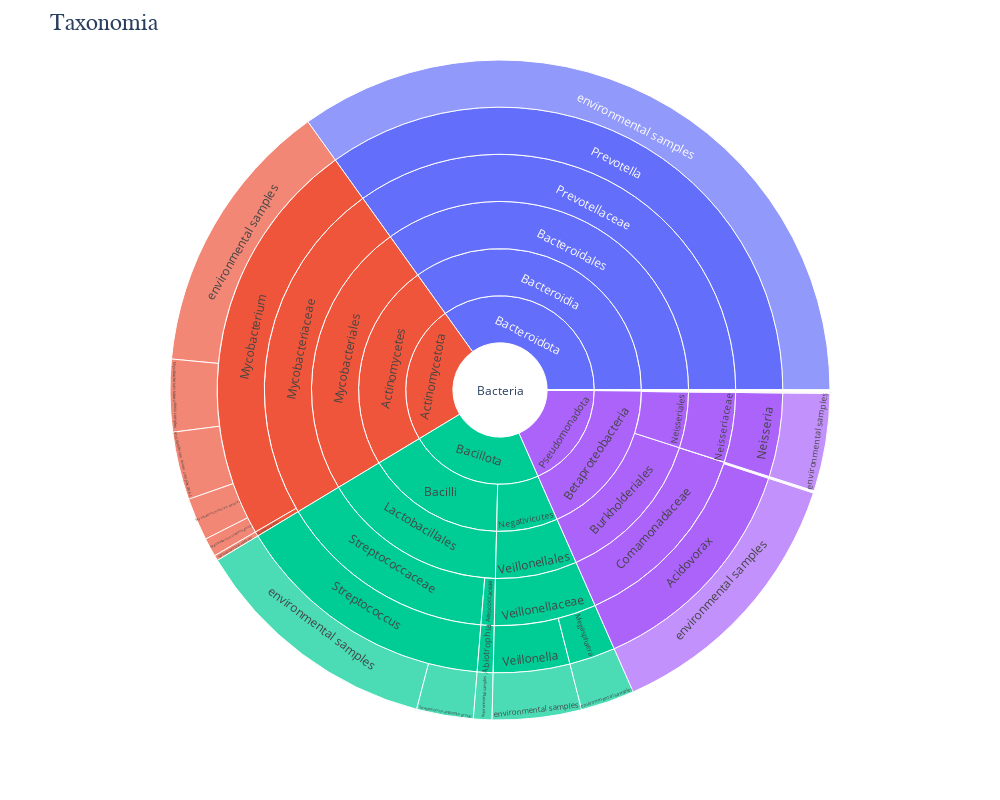

Source (notebook cell):
### Code cell
df_cleaned = df.dropna(subset=['Taxonomy:superkingdom', 'Taxonomy:phylum', 'Taxonomy:class',
                                'Taxonomy:order', 'Taxonomy:family', 'Taxonomy:genus', 'Taxonomy:species'])

fig = px.sunburst(df_cleaned,
                  path=['Taxonomy:superkingdom', 'Taxonomy:phylum', 'Taxonomy:class',
                        'Taxonomy:order', 'Taxonomy:family', 'Taxonomy:genus', 'Taxonomy:species'])

fig.update_layout(title_text="Taxonomia", 
                  titlefont={'size': 24, 'family':'Serif'},
                  width=1000, 
                  height=800,
                 )
fig.show()

### Figure 1 — Plotly figure (JSON) as saved in the notebook; plotly's stock layout.template omitted (floating-point values rounded to 4 significant figures)
{"data": [{"branchvalues": "total", "domain": {"x": [0, 1], "y": [0, 1]}, "hovertemplate": "labels=%{label}<br>count=%{value}<br>parent=%{parent}<br>id=%{id}<extra></extra>", "ids": ["Bacteria/Cyanobacteriota/Cyanophyceae/Coleofasciculales/Coleofasciculaceae/Edaphophycus/Edaphophycus epilithus", "Bacteria/Actinomycetota/Actinomycetes/Mycobacteriales/Mycobacteriaceae/Mycobacterium/Mycobacterium avium complex (MAC)", "Bacteria/Actinomycetota/Actinomycetes/Mycobacteriales/Mycobacteriaceae/Mycobacterium/Mycobacterium simiae complex", "Bacteria/Actinomycetota/Actinomycetes/Mycobacteriales/Mycobacteriaceae/Mycobacterium/Mycobacterium tuberculosis complex", "Bacteria/Actinomycetota/Actinomycetes/Mycobacteriales/Mycobacteriaceae/Mycobacterium/Mycobacterium ulcerans group", "Bacteria/Actinomycetota/Actinomycetes/Mycobacteriales/Mycobacteriaceae/Mycobacteroides/Mycobacteroides abscessus", "Bacteria/Bacillota/Bacilli/Lactobacillales/Streptococcaceae/Streptococcus/Streptococcus anginosus group", "Bacteria/Bacillota/Bacilli/Lactobacillales/Aerococcaceae/Abiotrophia/environmental samples", "Bacteria/Pseudomonadota/Betaproteobacteria/Burkholderiales/Comamonadaceae/Acidovorax/environmental samples", "Bacteria/Pseudomonadota/Betaproteobacteria/Rhodocyclales/Rhodocyclaceae/Azospira/environmental samples", "Bacteria/Pseudomonadota/Betaproteobacteria/Burkholderiales/Comamonadaceae/Brachymonas/environmental samples", "Bacteria/Pseudomonadota/Betaproteobacteria/Burkholderiales/Alcaligenaceae/Castellaniella/environmental samples", "Bacteria/Pseudomonadota/Betaproteobacteria/Burkholderiales/Comamonadaceae/Comamonas/environmental samples", "Bacteria/Pseudomonadota/Betaproteobacteria/Burkholderiales/Alcaligenaceae/Derxia/environmental samples", "Bacteria/Pseudomonadota/Betaproteobacteria/Burkholderiales/Comamonadaceae/Hydrogenophaga/environmental samples", "Bacteria/Bacillota/Negativicutes/Veillonellales/Veillonellaceae/Megasphaera/environmental samples", "Bacteria/Firmicutes/Negativicutes/Veillonellales/Veillonellaceae/Megasphaera/environmental samples", "Bacteria/Actinomycetota/Actinomycetes/Mycobacteriales/Mycobacteriaceae/Mycobacterium/environmental samples", "Bacteria/Proteobacteria/Betaproteobacteria/Neisseriales/Neisseriaceae/Neisseria/environmental samples", "Bacteria/Pseudomonadota/Betaproteobacteria/Neisseriales/Neisseriaceae/Neisseria/environmental samples", "Bacteria/Pseudomonadota/Betaproteobacteria/Burkholderiales/Comamonadaceae/Polaromonas/environmental samples", "Bacteria/Bacteroidota/Bacteroidia/Bacteroidales/Prevotellaceae/Prevotella/environmental samples", "Bacteria/Pseudomonadota/Gammaproteobacteria/Pseudomonadales/Pseudomonadaceae/Pseudomonas/environmental samples", "Bacteria/Pseudomonadota/Betaproteobacteria/Burkholderiales/Comamonadaceae/Rhodoferax/environmental samples", "Bacteria/Thermodesulfobacteriota/Syntrophia/Syntrophales/Smithellaceae/Smithella/environmental samples", "Bacteria/Bacillota/Bacilli/Lactobacillales/Streptococcaceae/Streptococcus/environmental samples", "Bacteria/Pseudomonadota/Betaproteobacteria/Nitrosomonadales/Thiobacillaceae/Thiobacillus/environmental samples", "Bacteria/Pseudomonadota/Gammaproteobacteria/Thiotrichales/Thiotrichaceae/Thiothrix/environmental samples", "Bacteria/Pseudomonadota/Betaproteobacteria/Burkholderiales/Comamonadaceae/Variovorax/environmental samples", "Bacteria/Bacillota/Negativicutes/Veillonellales/Veillonellaceae/Veillonella/environmental samples", "Bacteria/Firmicutes/Negativicutes/Veillonellales/Veillonellaceae/Veillonella/environmental samples", "Bacteria/Pseudomonadota/Betaproteobacteria/Rhodocyclales/Zoogloeaceae/Zoogloea/environmental samples", "Bacteria/Bacillota/Bacilli/Lactobacillales/Aerococcaceae/Abiotrophia", "Bacteria/Pseudomonadota/Betaproteobacteria/Burkholderiales/Comamonadaceae/Acidovorax", "Bacteria/Pseudomonadota/Betaproteobacteria/Rhodocyclales/Rhodocyclaceae/Azospira", "Bacteria/Pseudomonadota/Betaproteobacteria/Burkholderiales/Comamonadaceae/Brachymonas", "Bacteria/Pseudomonadota/Betaproteobacteria/Burkholderiales/Alcaligenaceae/Castellaniella", "Bacteria/Pseudomonadota/Betaproteobacteria/Burkholderiales/Comamonadaceae/Comamonas", "Bacteria/Pseudomonadota/Betaproteobacteria/Burkholderiales/Alcaligenaceae/Derxia", "Bacteria/Cyanobacteriota/Cyanophyceae/Coleofasciculales/Coleofasciculaceae/Edaphophycus", "Bacteria/Pseudomonadota/Betaproteobacteria/Burkholderiales/Comamonadaceae/Hydrogenophaga", "Bacteria/Bacillota/Negativicutes/Veillonellales/Veillonellaceae/Megasphaera", "Bacteria/Firmicutes/Negativicutes/Veillonellales/Veillonellaceae/Megasphaera", "Bacteria/Actinomycetota/Actinomycetes/Mycobacteriales/Mycobacteriaceae/Mycobacterium", "Bacteria/Actinomycetota/Actinomycetes/Mycobacteriales/Mycobacteriaceae/Mycobacteroides", "Bacteria/Proteobacteria/Betaproteobacteria/Neisseriales/Neisseriaceae/Neisseria", "Bacteria/Pseudomonadota/Betaproteobacteria/Neisseriales/Neisseriaceae/Neisseria", "Bacteria/Pseudomonadota/Betaproteobacteria/Burkholderiales/Comamonadaceae/Polaromonas", "Bacteria/Bacteroidota/Bacteroidia/Bacteroidales/Prevotellaceae/Prevotella", "Bacteria/Pseudomonadota/Gammaproteobacteria/Pseudomonadales/Pseudomonadaceae/Pseudomonas", "Bacteria/Pseudomonadota/Betaproteobacteria/Burkholderiales/Comamonadaceae/Rhodoferax", "Bacteria/Thermodesulfobacteriota/Syntrophia/Syntrophales/Smithellaceae/Smithella", "Bacteria/Bacillota/Bacilli/Lactobacillales/Streptococcaceae/Streptococcus", "Bacteria/Pseudomonadota/Betaproteobacteria/Nitrosomonadales/Thiobacillaceae/Thiobacillus", "Bacteria/Pseudomonadota/Gammaproteobacteria/Thiotrichales/Thiotrichaceae/Thiothrix", "Bacteria/Pseudomonadota/Betaproteobacteria/Burkholderiales/Comamonadaceae/Variovorax", "Bacteria/Bacillota/Negativicutes/Veillonellales/Veillonellaceae/Veillonella", "Bacteria/Firmicutes/Negativicutes/Veillonellales/Veillonellaceae/Veillonella", "Bacteria/Pseudomonadota/Betaproteobacteria/Rhodocyclales/Zoogloeaceae/Zoogloea", "Bacteria/Bacillota/Bacilli/Lactobacillales/Aerococcaceae", "Bacteria/Pseudomonadota/Betaproteobacteria/Burkholderiales/Alcaligenaceae", "Bacteria/Cyanobacteriota/Cyanophyceae/Coleofasciculales/Coleofasciculaceae", "Bacteria/Pseudomonadota/Betaproteobacteria/Burkholderiales/Comamonadaceae", "Bacteria/Actinomycetota/Actinomycetes/Mycobacteriales/Mycobacteriaceae", "Bacteria/Proteobacteria/Betaproteobacteria/Neisseriales/Neisseriaceae", "Bacteria/Pseudomonadota/Betaproteobacteria/Neisseriales/Neisseriaceae", "Bacteria/Bacteroidota/Bacteroidia/Bacteroidales/Prevotellaceae", "Bacteria/Pseudomonadota/Gammaproteobacteria/Pseudomonadales/Pseudomonadaceae", "Bacteria/Pseudomonadota/Betaproteobacteria/Rhodocyclales/Rhodocyclaceae", "Bacteria/Thermodesulfobacteriota/Syntrophia/Syntrophales/Smithellaceae", "Bacteria/Bacillota/Bacilli/Lactobacillales/Streptococcaceae", "Bacteria/Pseudomonadota/Betaproteobacteria/Nitrosomonadales/Thiobacillaceae", "Bacteria/Pseudomonadota/Gammaproteobacteria/Thiotrichales/Thiotrichaceae", "Bacteria/Bacillota/Negativicutes/Veillonellales/Veillonellaceae", "Bacteria/Firmicutes/Negativicutes/Veillonellales/Veillonellaceae", "Bacteria/Pseudomonadota/Betaproteobacteria/Rhodocyclales/Zoogloeaceae", "Bacteria/Bacteroidota/Bacteroidia/Bacteroidales", "Bacteria/Pseudomonadota/Betaproteobacteria/Burkholderiales", "Bacteria/Cyanobacteriota/Cyanophyceae/Coleofasciculales", "Bacteria/Bacillota/Bacilli/Lactobacillales", "Bacteria/Actinomycetota/Actinomycetes/Mycobacteriales", "Bacteria/Proteobacteria/Betaproteobacteria/Neisseriales", "Bacteria/Pseudomonadota/Betaproteobacteria/Neisseriales", "Bacteria/Pseudomonadota/Betaproteobacteria/Nitrosomonadales", "Bacteria/Pseudomonadota/Gammaproteobacteria/Pseudomonadales", "Bacteria/Pseudomonadota/Betaproteobacteria/Rhodocyclales", "Bacteria/Thermodesulfobacteriota/Syntrophia/Syntrophales", "Bacteria/Pseudomonadota/Gammaproteobacteria/Thiotrichales", "Bacteria/Bacillota/Negativicutes/Veillonellales", "Bacteria/Firmicutes/Negativicutes/Veillonellales", "Bacteria/Actinomycetota/Actinomycetes", "Bacteria/Bacillota/Bacilli", "Bacteria/Bacteroidota/Bacteroidia", "Bacteria/Proteobacteria/Betaproteobacteria", "Bacteria/Pseudomonadota/Betaproteobacteria", "Bacteria/Cyanobacteriota/Cyanophyceae", "Bacteria/Pseudomonadota/Gammaproteobacteria", "Bacteria/Bacillota/Negativicutes", "Bacteria/Firmicutes/Negativicutes", "Bacteria/Thermodesulfobacteriota/Syntrophia", "Bacteria/Actinomycetota", "Bacteria/Bacillota", "Bacteria/Bacteroidota", "Bacteria/Cyanobacteriota", "Bacteria/Firmicutes", "Bacteria/Proteobacteria", "Bacteria/Pseudomonadota", "Bacteria/Thermodesulfobacteriota", "Bacteria"], "labels": ["Edaphophycus epilithus", "Mycobacterium avium complex (MAC)", "Mycobacterium simiae complex", "Mycobacterium tuberculosis complex", "Mycobacterium ulcerans group", "Mycobacteroides abscessus", "Streptococcus anginosus group", "environmental samples", "environmental samples", "environmental samples", "environmental samples", "environmental samples", "environmental samples", "environmental samples", "environmental samples", "environmental samples", "environmental samples", "environmental samples", "environmental samples", "environmental samples", "environmental samples", "environmental samples", "environmental samples", "environmental samples", "environmental samples", "environmental samples", "environmental samples", "environmental samples", "environmental samples", "environmental samples", "environmental samples", "environmental samples", "Abiotrophia", "Acidovorax", "Azospira", "Brachymonas", "Castellaniella", "Comamonas", "Derxia", "Edaphophycus", "Hydrogenophaga", "Megasphaera", "Megasphaera", "Mycobacterium", "Mycobacteroides", "Neisseria", "Neisseria", "Polaromonas", "Prevotella", "Pseudomonas", "Rhodoferax", "Smithella", "Streptococcus", "Thiobacillus", "Thiothrix", "Variovorax", "Veillonella", "Veillonella", "Zoogloea", "Aerococcaceae", "Alcaligenaceae", "Coleofasciculaceae", "Comamonadaceae", "Mycobacteriaceae", "Neisseriaceae", "Neisseriaceae", "Prevotellaceae", "Pseudomonadaceae", "Rhodocyclaceae", "Smithellaceae", "Streptococcaceae", "Thiobacillaceae", "Thiotrichaceae", "Veillonellaceae", "Veillonellaceae", "Zoogloeaceae", "Bacteroidales", "Burkholderiales", "Coleofasciculales", "Lactobacillales", "Mycobacteriales", "Neisseriales", "Neisseriales", "Nitrosomonadales", "Pseudomonadales", "Rhodocyclales", "Syntrophales", "Thiotrichales", "Veillonellales", "Veillonellales", "Actinomycetes", "Bacilli", "Bacteroidia", "Betaproteobacteria", "Betaproteobacteria", "Cyanophyceae", "Gammaproteobacteria", "Negativicutes", "Negativicutes", "Syntrophia", "Actinomycetota", "Bacillota", "Bacteroidota", "Cyanobacteriota", "Firmicutes", "Proteobacteria", "Pseudomonadota", "Thermodesulfobacteriota", "Bacteria"], "name": "", "parents": ["Bacteria/Cyanobacteriota/Cyanophyceae/Coleofasciculales/Coleofasciculaceae/Edaphophycus", "Bacteria/Actinomycetota/Actinomycetes/Mycobacteriales/Mycobacteriaceae/Mycobacterium", "Bacteria/Actinomycetota/Actinomycetes/Mycobacteriales/Mycobacteriaceae/Mycobacterium", "Bacteria/Actinomycetota/Actinomycetes/Mycobacteriales/Mycobacteriaceae/Mycobacterium", "Bacteria/Actinomycetota/Actinomycetes/Mycobacteriales/Mycobacteriaceae/Mycobacterium", "Bacteria/Actinomycetota/Actinomycetes/Mycobacteriales/Mycobacteriaceae/Mycobacteroides", "Bacteria/Bacillota/Bacilli/Lactobacillales/Streptococcaceae/Streptococcus", "Bacteria/Bacillota/Bacilli/Lactobacillales/Aerococcaceae/Abiotrophia", "Bacteria/Pseudomonadota/Betaproteobacteria/Burkholderiales/Comamonadaceae/Acidovorax", "Bacteria/Pseudomonadota/Betaproteobacteria/Rhodocyclales/Rhodocyclaceae/Azospira", "Bacteria/Pseudomonadota/Betaproteobacteria/Burkholderiales/Comamonadaceae/Brachymonas", "Bacteria/Pseudomonadota/Betaproteobacteria/Burkholderiales/Alcaligenaceae/Castellaniella", "Bacteria/Pseudomonadota/Betaproteobacteria/Burkholderiales/Comamonadaceae/Comamonas", "Bacteria/Pseudomonadota/Betaproteobacteria/Burkholderiales/Alcaligenaceae/Derxia", "Bacteria/Pseudomonadota/Betaproteobacteria/Burkholderiales/Comamonadaceae/Hydrogenophaga", "Bacteria/Bacillota/Negativicutes/Veillonellales/Veillonellaceae/Megasphaera", "Bacteria/Firmicutes/Negativicutes/Veillonellales/Veillonellaceae/Megasphaera", "Bacteria/Actinomycetota/Actinomycetes/Mycobacteriales/Mycobacteriaceae/Mycobacterium", "Bacteria/Proteobacteria/Betaproteobacteria/Neisseriales/Neisseriaceae/Neisseria", "Bacteria/Pseudomonadota/Betaproteobacteria/Neisseriales/Neisseriaceae/Neisseria", "Bacteria/Pseudomonadota/Betaproteobacteria/Burkholderiales/Comamonadaceae/Polaromonas", "Bacteria/Bacteroidota/Bacteroidia/Bacteroidales/Prevotellaceae/Prevotella", "Bacteria/Pseudomonadota/Gammaproteobacteria/Pseudomonadales/Pseudomonadaceae/Pseudomonas", "Bacteria/Pseudomonadota/Betaproteobacteria/Burkholderiales/Comamonadaceae/Rhodoferax", "Bacteria/Thermodesulfobacteriota/Syntrophia/Syntrophales/Smithellaceae/Smithella", "Bacteria/Bacillota/Bacilli/Lactobacillales/Streptococcaceae/Streptococcus", "Bacteria/Pseudomonadota/Betaproteobacteria/Nitrosomonadales/Thiobacillaceae/Thiobacillus", "Bacteria/Pseudomonadota/Gammaproteobacteria/Thiotrichales/Thiotrichaceae/Thiothrix", "Bacteria/Pseudomonadota/Betaproteobacteria/Burkholderiales/Comamonadaceae/Variovorax", "Bacteria/Bacillota/Negativicutes/Veillonellales/Veillonellaceae/Veillonella", "Bacteria/Firmicutes/Negativicutes/Veillonellales/Veillonellaceae/Veillonella", "Bacteria/Pseudomonadota/Betaproteobacteria/Rhodocyclales/Zoogloeaceae/Zoogloea", "Bacteria/Bacillota/Bacilli/Lactobacillales/Aerococcaceae", "Bacteria/Pseudomonadota/Betaproteobacteria/Burkholderiales/Comamonadaceae", "Bacteria/Pseudomonadota/Betaproteobacteria/Rhodocyclales/Rhodocyclaceae", "Bacteria/Pseudomonadota/Betaproteobacteria/Burkholderiales/Comamonadaceae", "Bacteria/Pseudomonadota/Betaproteobacteria/Burkholderiales/Alcaligenaceae", "Bacteria/Pseudomonadota/Betaproteobacteria/Burkholderiales/Comamonadaceae", "Bacteria/Pseudomonadota/Betaproteobacteria/Burkholderiales/Alcaligenaceae", "Bacteria/Cyanobacteriota/Cyanophyceae/Coleofasciculales/Coleofasciculaceae", "Bacteria/Pseudomonadota/Betaproteobacteria/Burkholderiales/Comamonadaceae", "Bacteria/Bacillota/Negativicutes/Veillonellales/Veillonellaceae", "Bacteria/Firmicutes/Negativicutes/Veillonellales/Veillonellaceae", "Bacteria/Actinomycetota/Actinomycetes/Mycobacteriales/Mycobacteriaceae", "Bacteria/Actinomycetota/Actinomycetes/Mycobacteriales/Mycobacteriaceae", "Bacteria/Proteobacteria/Betaproteobacteria/Neisseriales/Neisseriaceae", "Bacteria/Pseudomonadota/Betaproteobacteria/Neisseriales/Neisseriaceae", "Bacteria/Pseudomonadota/Betaproteobacteria/Burkholderiales/Comamonadaceae", "Bacteria/Bacteroidota/Bacteroidia/Bacteroidales/Prevotellaceae", "Bacteria/Pseudomonadota/Gammaproteobacteria/Pseudomonadales/Pseudomonadaceae", "Bacteria/Pseudomonadota/Betaproteobacteria/Burkholderiales/Comamonadaceae", "Bacteria/Thermodesulfobacteriota/Syntrophia/Syntrophales/Smithellaceae", "Bacteria/Bacillota/Bacilli/Lactobacillales/Streptococcaceae", "Bacteria/Pseudomonadota/Betaproteobacteria/Nitrosomonadales/Thiobacillaceae", "Bacteria/Pseudomonadota/Gammaproteobacteria/Thiotrichales/Thiotrichaceae", "Bacteria/Pseudomonadota/Betaproteobacteria/Burkholderiales/Comamonadaceae", "Bacteria/Bacillota/Negativicutes/Veillonellales/Veillonellaceae", "Bacteria/Firmicutes/Negativicutes/Veillonellales/Veillonellaceae", "Bacteria/Pseudomonadota/Betaproteobacteria/Rhodocyclales/Zoogloeaceae", "Bacteria/Bacillota/Bacilli/Lactobacillales", "Bacteria/Pseudomonadota/Betaproteobacteria/Burkholderiales", "Bacteria/Cyanobacteriota/Cyanophyceae/Coleofasciculales", "Bacteria/Pseudomonadota/Betaproteobacteria/Burkholderiales", "Bacteria/Actinomycetota/Actinomycetes/Mycobacteriales", "Bacteria/Proteobacteria/Betaproteobacteria/Neisseriales", "Bacteria/Pseudomonadota/Betaproteobacteria/Neisseriales", "Bacteria/Bacteroidota/Bacteroidia/Bacteroidales", "Bacteria/Pseudomonadota/Gammaproteobacteria/Pseudomonadales", "Bacteria/Pseudomonadota/Betaproteobacteria/Rhodocyclales", "Bacteria/Thermodesulfobacteriota/Syntrophia/Syntrophales", "Bacteria/Bacillota/Bacilli/Lactobacillales", "Bacteria/Pseudomonadota/Betaproteobacteria/Nitrosomonadales", "Bacteria/Pseudomonadota/Gammaproteobacteria/Thiotrichales", "Bacteria/Bacillota/Negativicutes/Veillonellales", "Bacteria/Firmicutes/Negativicutes/Veillonellales", "Bacteria/Pseudomonadota/Betaproteobacteria/Rhodocyclales", "Bacteria/Bacteroidota/Bacteroidia", "Bacteria/Pseudomonadota/Betaproteobacteria", "Bacteria/Cyanobacteriota/Cyanophyceae", "Bacteria/Bacillota/Bacilli", "Bacteria/Actinomycetota/Actinomycetes", "Bacteria/Proteobacteria/Betaproteobacteria", "Bacteria/Pseudomonadota/Betaproteobacteria", "Bacteria/Pseudomonadota/Betaproteobacteria", "Bacteria/Pseudomonadota/Gammaproteobacteria", "Bacteria/Pseudomonadota/Betaproteobacteria", "Bacteria/Thermodesulfobacteriota/Syntrophia", "Bacteria/Pseudomonadota/Gammaproteobacteria", "Bacteria/Bacillota/Negativicutes", "Bacteria/Firmicutes/Negativicutes", "Bacteria/Actinomycetota", "Bacteria/Bacillota", "Bacteria/Bacteroidota", "Bacteria/Proteobacteria", "Bacteria/Pseudomonadota", "Bacteria/Cyanobacteriota", "Bacteria/Pseudomonadota", "Bacteria/Bacillota", "Bacteria/Firmicutes", "Bacteria/Thermodesulfobacteriota", "Bacteria", "Bacteria", "Bacteria", "Bacteria", "Bacteria", "Bacteria", "Bacteria", "Bacteria", ""], "type": "sunburst", "values": [1, 659, 413, 701, 181, 52, 550, 179, 2639, 1, 1, 1, 2, 1, 3, 522, 3, 2695, 6, 947, 8, 6908, 4, 3, 1, 2435, 11, 2, 2, 864, 2, 2, 179, 2639, 1, 1, 1, 2, 1, 1, 3, 522, 3, 4649, 52, 6, 947, 8, 6908, 4, 3, 1, 2985, 11, 2, 2, 864, 2, 2, 179, 2, 1, 2658, 4701, 6, 947, 6908, 4, 1, 1, 2985, 11, 2, 1386, 5, 2, 6908, 2660, 1, 3164, 4701, 6, 947, 11, 4, 3, 1, 2, 1386, 5, 4701, 3164, 6908, 6, 3621, 1, 6, 1386, 5, 1, 4701, 4550, 6908, 1, 5, 6, 3627, 1, 19799]}], "layout": {"height": 800, "legend": {"tracegroupgap": 0}, "margin": {"t": 60}, "title": {"font": {"family": "Serif", "size": 24}, "text": "Taxonomia"}, "width": 1000}}
